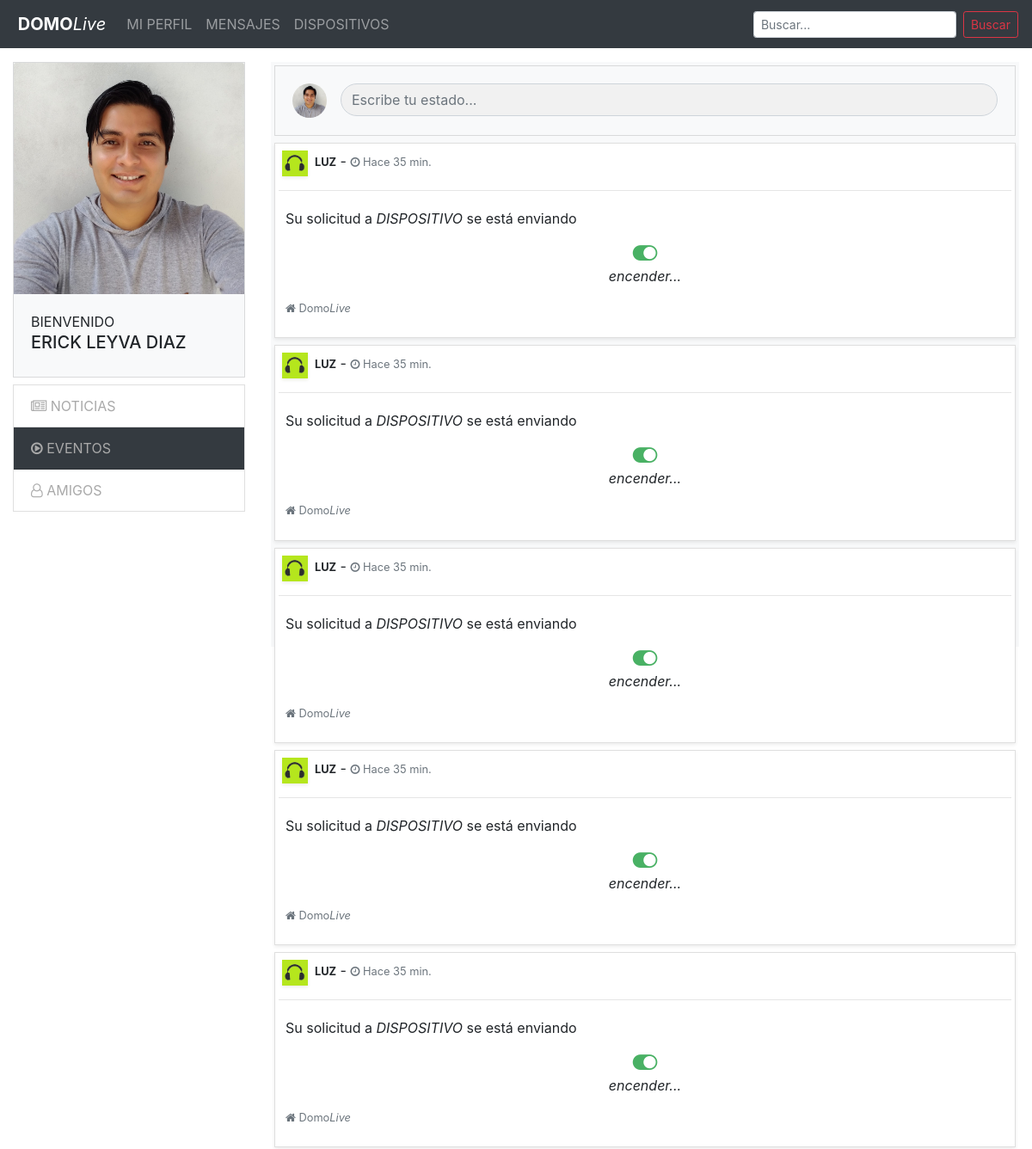
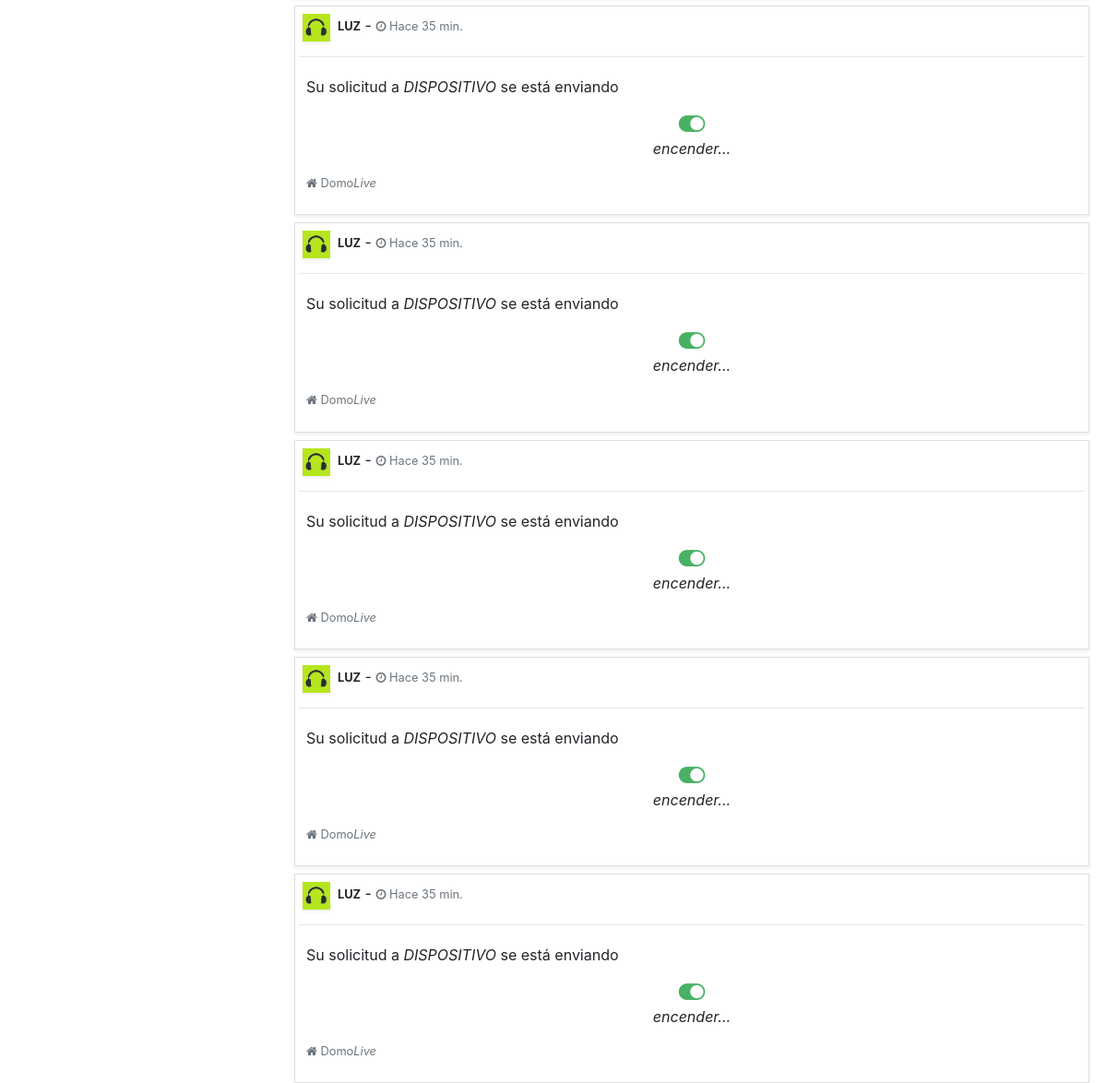
Page /eventos.php on the earlier database version (2 pictures, top to bottom).
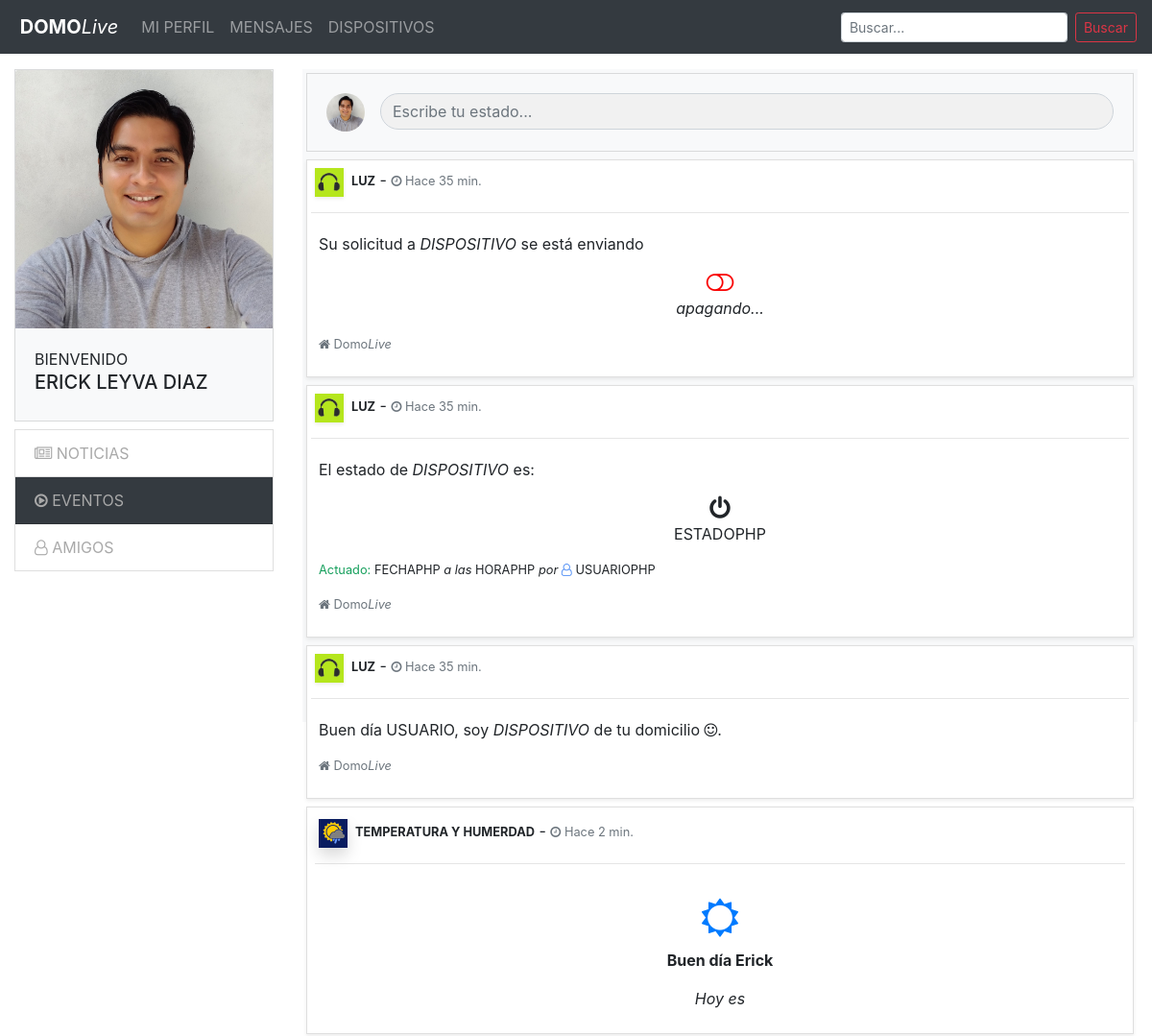
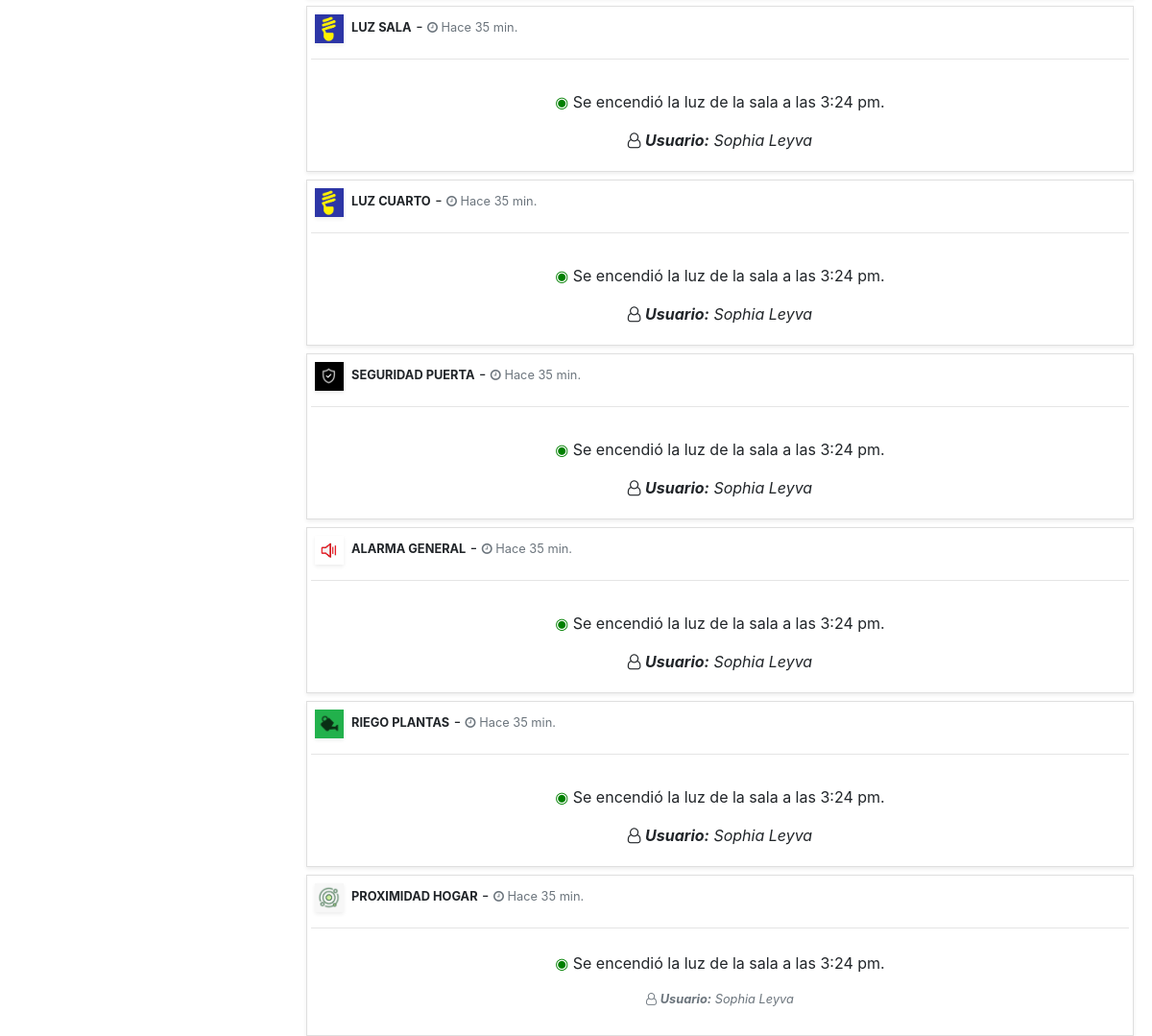
Same page on the later database version (2 pictures, top to bottom).
### tables this page shows
CREATE TABLE IF NOT EXISTS `post` (
  `idpost` int(11) NOT NULL AUTO_INCREMENT,
  `identificador` varchar(50) DEFAULT NULL,
  `contenido` longtext DEFAULT NULL,
  `creacion` datetime DEFAULT NULL,
  `estado` bit(1) DEFAULT NULL,
  PRIMARY KEY (`idpost`)
);

### eventos.php (the view, shortened to what this page needs)
<?php
include_once("conexion.php");
?>
<!DOCTYPE html>
<html lang="es">
<head>
  <link rel="stylesheet" href="css/styles.css">
  <link rel="stylesheet" href="https://stackpath.bootstrapcdn.com/bootstrap/4.5.2/css/bootstrap.min.css">
  <link rel="stylesheet" href="https://stackpath.bootstrapcdn.com/font-awesome/4.7.0/css/font-awesome.min.css">
  <link href="https://code.jquery.com/ui/1.12.1/themes/flick/jquery-ui.css" rel="stylesheet">
</head>
<body>
  <header>
    <nav class="navbar navbar-expand-lg navbar-dark bg-dark">
      <a class="navbar-brand" href="index.php"><img src="https://code.google.com/images/developers.png" alt="" width="25px"><b> DOMO</b><i>Live</i></a>
      <div class="collapse navbar-collapse" id="navbarSupportedContent">
        <ul class="navbar-nav mr-auto">
          <li class="nav-item">
            <a class="nav-link" href="#">MI PERFIL</a>
          </li>
          <li class="nav-item">
            <a class="nav-link" href="#">MENSAJES</a>
          </li>
          <li class="nav-item">
            <a class="nav-link" href="#">DISPOSITIVOS</a>
          </li>
        </ul>
        <form class="form-inline my-2 my-lg-0">
          <input class="form-control form-control-sm mr-sm-2" type="search" placeholder="Buscar..." aria-label="Search">
          <button class="btn btn-outline-danger btn-sm my-2 my-sm-0" type="submit">Buscar</button>
        </form>
      </div>
    </nav>
  </header>
  <section class="container-fluid mt-3">
    <div class="row">
      <div class="col-md-3 col-lg-3 col-xl-3 d-none d-sm-none d-md-block d-lg-block">
        <div class="d-flex justify-content-center">
          <div class="card bg-light card-light" style="width: 18rem;">
            <img src="assets/images/userley.jpg" class="card-img-top" alt="...">
            <div class="card-body">
              BIENVENIDO <br>
              <h5>ERICK LEYVA DIAZ</h5>
            </div>
          </div>
        </div>
        <div class="d-flex justify-content-center mt-2">
          <div class="card" style="width: 18rem;">
            <ul class="list-group list-group-flush">
              <li class="list-group-item"> <a href="index.php"> <i class="fa fa-newspaper-o" aria-hidden="true"></i>
                  NOTICIAS</a></li>
              <li class="list-group-item bg-dark"> <a href="eventos.php"> <i class="fa fa-play-circle-o" aria-hidden="true"></i>
                  EVENTOS</a></li>
              <li class="list-group-item"><a href="amigos.php"> <i class="fa fa-user-o" aria-hidden="true"></i>
                  AMIGOS</a></li>
            </ul>
          </div>
        </div>
      </div>
      <div class="col-sm-12 col-md-9 col-lg-9 col-xl-9 ">
        <div class="bg-light p-1" id="postList" style="max-width: 100%; max-height: 680px;">
          <div class="card bg-light card-light animable">
            <div class="card-body">
              <div class="d-flex justify-content-center">
                <img src="assets/images/userley.jpg" width="40px" class="d-inline-flex mr-3 rounded-circle" alt="">
                <input type="text" name="" id="txtestado" class="form-control d-inline-flex" style="width: 100%;" placeholder="Escribe tu estado...">
              </div>
            </div>
          </div>
          <?php
          $query = mysqli_query($Cn, "SELECT * FROM post ORDER BY idpost DESC LIMIT 10");
          if ($query->num_rows > 0) {
            while ($row = mysqli_fetch_assoc($query)) {
          ?>
              <div class="list-item">
                <?php echo $row['contenido']; ?>
              </div>
            <?php } ?>
          <?php } ?>
        </div>
      </div>
    </div>
  </section>
</body>
</html>

### css/styles.css (style rules this page uses)
#txtestado { border-radius: 40px !important; }
.card { border-radius: 0px !important; }
a:link, a:visited, a:active { text-decoration: none !important; color: darkgrey; }
.rounded-circle { background-color: white; }
input { border: 1px solid transparent; background-color: #f1f1f1; padding: 10px; font-size: 16px; }
input[type=text] { background-color: #f1f1f1; width: 100%; }
.animable { -webkit-animation-name: slide-top; animation-name: slide-top; -webkit-animation-duration: 0.5s; animation-duration: 0.5s; -webkit-animation-iteration-count: 1; animation-iteration-count: 1; }

Differences in the rows shown:
changed post: contenido "LUZ - Hace 35 min. Su solicitud a DISPOSITIVO se está enviando encender... Domo Live" → "LUZ - Hace 35 min. Su solicitud a DISPOSITIVO se está enviando apagando... Domo Live"
changed post: contenido "LUZ - Hace 35 min. Su solicitud a DISPOSITIVO se está enviando encender... Domo Live" → "LUZ - Hace 35 min. El estado de DISPOSITIVO es: ESTADOPHP Actuado: FECHAPHP a las HORAPHP por USUARIOPHP Domo Live"
changed post: contenido "LUZ - Hace 35 min. Su solicitud a DISPOSITIVO se está enviando encender... Domo Live" → "LUZ - Hace 35 min. Buen día USUARIO, soy DISPOSITIVO de tu domicilio . Domo Live"
changed post: contenido: a different picture; contenido "LUZ - Hace 35 min. Su solicitud a DISPOSITIVO se está enviando encender... Domo Live" → "TEMPERATURA Y HUMERDAD - Hace 2 min. Buen día Erick Hoy es"
changed post: contenido: a different picture; contenido "LUZ - Hace 35 min. Su solicitud a DISPOSITIVO se está enviando encender... Domo Live" → "LUZ SALA - Hace 35 min. ◉ Se encendió la luz de la sala a las 3:24 pm. Usuario: Sophia Leyva"
changed post: contenido: a different picture; contenido "LUZ - Hace 35 min. Su solicitud a DISPOSITIVO se está enviando encender... Domo Live" → "LUZ CUARTO - Hace 35 min. ◉ Se encendió la luz de la sala a las 3:24 pm. Usuario: Sophia Leyva"
changed post: contenido: a different picture; contenido "LUZ - Hace 35 min. Su solicitud a DISPOSITIVO se está enviando encender... Domo Live" → "SEGURIDAD PUERTA - Hace 35 min. ◉ Se encendió la luz de la sala a las 3:24 pm. Usuario: Sophia Leyva"
changed post: contenido: a different picture; contenido "LUZ - Hace 35 min. Su solicitud a DISPOSITIVO se está enviando encender... Domo Live" → "ALARMA GENERAL - Hace 35 min. ◉ Se encendió la luz de la sala a las 3:24 pm. Usuario: Sophia Leyva"
changed post: contenido: a different picture; contenido "LUZ - Hace 35 min. Su solicitud a DISPOSITIVO se está enviando encender... Domo Live" → "RIEGO PLANTAS - Hace 35 min. ◉ Se encendió la luz de la sala a las 3:24 pm. Usuario: Sophia Leyva"
changed post: contenido: a different picture; contenido "LUZ - Hace 35 min. Su solicitud a DISPOSITIVO se está enviando encender... Domo Live" → "PROXIMIDAD HOGAR - Hace 35 min. ◉ Se encendió la luz de la sala a las 3:24 pm. Usuario: Sophia Leyva"
